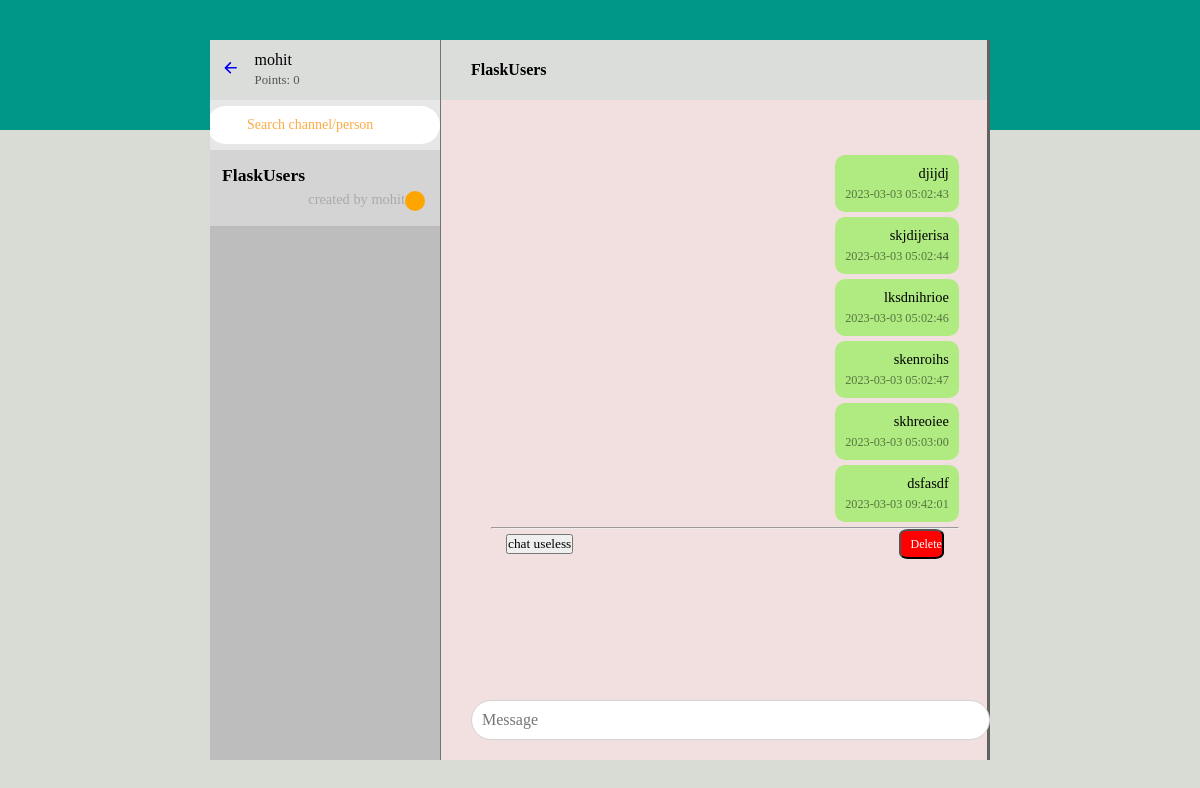
/channel/1 (signed in), run on the app's committed database.
### app.py (models this page shows, shortened)
class users(db.Model):
    id=db.Column(db.Integer,primary_key=True)                            #User ID
    username=db.Column(db.String(20), unique=True, nullable=False)       #user name
    password=db.Column(db.String(30), nullable=False)                    #user password
    balance=db.Column(db.Integer, nullable=True, default=0)              #user balance
    post=db.relationship('posts',backref='user')                         #relation#
    topic=db.relationship('channel',backref='user')
    chat=db.relationship('chats',backref='sender')
    short_message=db.relationship('short_messages',backref='sender')
    short_post=db.relationship('short_posts',backref='sender')

class channel(db.Model):
    id=db.Column(db.Integer,primary_key=True)                   #topic ID
    name=db.Column(db.String, nullable=False,unique=True)       #topic name
    creator_id=db.Column(db.Integer,db.ForeignKey('users.id'))  #creator ID

class posts(db.Model):
    id=db.Column(db.Integer,primary_key=True)                               #msg/post ID
    data=db.Column(db.String, nullable=False)                               #actuall msg
    sender_id= db.Column(db.Integer, db.ForeignKey('users.id'))             #User ID
    time = db.Column(db.DateTime, default=func.now())                       #time
    topic=db.relationship('channel',secondary=channel_post,backref=db.backref('posts',lazy='dynamic'))      #Association table->channel_post

### app.py (the view, shortened to what this page needs)
@app.route("/channel/<int:channel_id>",methods=["GET","POST"])
def channel_chat(channel_id):
    if session.get("id")==None:
        return redirect("/login")
    id=session.get("id")
    session["fun"]=request.form.get("hide")
    post_data=request.form.get("post")
    user = users.query.filter_by(id=id).first()
    try:
        current_channel=channel.query.filter_by(id=channel_id).first()
        session["channel"]=current_channel.id
    except:
        return render_template("message.html",msg="channel not found")
    if session.get("channel"):
        tables=channel.query.all()
        current_channel=channel.query.filter_by(id=channel_id).first()
        last_posts=current_channel.posts.order_by(posts.id.desc()).limit(7)
        if last_posts.count()!=0:
            last_one=last_posts[-1]
            last_id=last_one.id
            print(last_id)
            topic_posts=current_channel.posts.order_by(posts.id.asc()).filter(posts.id>=last_id).limit(7)
        else:
            topic_posts=[]
        shortPost=short_posts.query.filter_by(topic_id=channel_id).all()
        print("my work is done")
        return render_template("channel_chat.html",name=user,posts=topic_posts,topic=current_channel,tables=tables,feelings=shortPost,hide=session.get("fun"),body=session.get("body"),)
    else:
        return render_template("message.html",msg="channel don't exist")

### templates/channel_chat.html (shortened to what this page needs)
<!DOCTYPE html>
<html lang="en">
<head>
    <link rel="stylesheet" href="{{ url_for('static', filename='post.css') }}">
</head>
<body class="{{body}}">
    <div class="container" >
        <div class="leftside">
            <div class="header">
                <div class="imgtext">
                    <a href="/app" style="text-decoration: none;font-size: 1.1em; "><ion-icon name="arrow-back-outline"></ion-icon></a>
                    <h4>{{name.username}}<br><span>Points: {{name.balance}}</span></h4>
                </div>
            </div>
            <div class="search_channel">
                <div>
                    <form action="/app" method="post">
                        <input autocomplete="off" name="search" placeholder="Search channel/person" type="text" class="search_channel">
                    </form>
                </div>
            </div>
            <div class="channel_list">
                {% for table in tables: %}
                    {% if table.id == topic.id: %}
                        <div class="block active">
                            <div class="details">
                                <div class="name">
                                    <h4>{{table.name}}</h4>
                                </div>
                                <div class="message_p">
                                    <p>created by {{table.user.username}} </p>
                                    <b onclick="location.href='/delete'"></b>
                                </div>
                            </div>
                        </div>
                    {% endif %}
                {% endfor %}
            </div>
        </div>
        <div class="rightside" id="chatside">
            <div class="header">
                <div class="imgtext">
                    <h4 id="topic">{{topic.name}}<br></h4>
                </div>
            </div>
            <div class="chatbox" id="chats">
                {% for post in posts: %}
                    {% if loop.previtem is not defined: %}
                        {% if post.user.id==name.id: %}
                            <div class="message my_message">
                                <p onclick="location.href='/{{topic.id}}/prev={{post.id}}'">{{post.data}}<br><span>{{post.time}}</span></p>
                            </div>
                        {% endif %}
                    {% elif loop.nextitem is defined: %}
                        {% if post.user.id==name.id: %}
                        <div class="message my_message">
                            <p>{{post.data}}<br><span>{{post.time}}</span></p>
                        </div>
                        {% elif post.user.id==loop.previtem.user.id: %}
                            <div class="message frnd_message">
                                <p>{{post.data}}<br><span>{{post.time}}</span></p>
                            </div>
                        {% endif %}
                    {% elif loop.nextitem is not defined: %}
                        {% if post.user.id==name.id: %}
                            <div class="message my_message">
                                <p onclick="location.href='/{{topic.id}}/next={{post.id}}'">{{post.data}}<br><span>{{post.time}}</span></p>
                            </div>
                        {% elif post.user.id==loop.previtem.user.id: %}
                            <div class="message frnd_message">
                                <p onclick="location.href='/{{topic.id}}/next={{post.id}}'">{{post.data}}<br><span>{{post.time}}</span></p>
                            </div>
                        {% endif %}
                    {% endif %}
                {% endfor %}
                <hr>
                <div  class="useless">
                    <button onclick="darkfunction()" style="align-items:center;">chat useless</button>
                    <button onclick="location.href='/delete_short'" id="delete">Delete</button>
                </div>
            </div>
            <div class="chatbox_input" id="chatinput">
                <form action="/channel/{{topic.id}}" method="post" class="form">
                    <input autofocus autocomplete="off" type="text" name="post" placeholder="Message " id="text_message">
                </form>
            </div>
        </div>
    </div>
</body>
</html>

### static/post.css (style rules this page uses)
* { margin: 0; padding: 0; box-sizing: border-box; font-family: s; }
body { display: flex; justify-content: center; align-items: center; min-height: 100vh; background: linear-gradient(#009688 0%, #009688 130px, #d9dbd5 130px, #d9dbd5 100%);; }
.container { position: relative; width: 65%; max-width: 100%; height: 90vh; background: rgb(97, 97, 97); box-shadow: 0 1px 1px 0 rgba(0,0,0,0,0.06),0 2px 5px 0 rgba(0,0,0,0,0.06); display: flex; overflow: hidden; }
.container .leftside { position: relative; flex: 30%; background: rgb(143, 143, 143); border-right: 1px solid rgba(0,0,0,0.2); }
.container .rightside { position: relative; flex: 70%; background: white; }
.container .rightside::before { content:''; position: absolute; top: 0; left: 0; width: 100%; height: 100%; background-color: rgb(234, 204, 204); opacity: 0.6; }
.useless { position: relative; width: 100%; display: flex; justify-content: space-between; align-items: center; padding: 0 15px; }
#delete { cursor: pointer; background: red; color: white; min-width: 45px; height: 30px; border-radius: 20%; display: flex; justify-content: right; align-items: center; font-size: 0.75em; }
.header { position: relative; width: 100%; height: 60px; background: rgb(219, 221, 219); display: flex; justify-content: space-between; align-items: center; padding: 0 15px; }
.imgtext { position: relative; display: flex; justify-content: center; align-items: center; }
#topic { font-weight: 550; line-height: 1.2em; margin-left: 15px; }
.imgtext h4 { font-weight: 500; line-height: 1.2em; margin-left: 15px; }
.imgtext h4 span { font-size: 0.8em; color: #555; }
.search_channel { position: relative; width: 100%; height: 50px; background: rgb(231, 231, 231); display: flex; justify-content: center; align-items: center; }
.search_channel div { width: 100%; max-height: 100px; }
.search_channel div input { width: 100%; outline: none; border: none; background: white; padding: 6px; height: 38px; border-radius: 30px; font-size: 14px; padding-left: 40px; }
.search_channel div input::placeholder { color:rgb(252, 171, 66) }
.channel_list { position: relative; height: calc(100% - 110px); overflow-y: auto; background: rgb(189, 189, 189); }
.channel_list .block.active { background: #d4d4d4; }
.channel_list .block { cursor: pointer; position: relative; display: flex; align-items: center; padding: 15px; border-bottom: 1px solid rgb(187, 184, 184); background: white; }
.channel_list .block .details { position: relative; width: 100%; }
.channel_list .block .details .name { display: flex; justify-content: space-between; margin-bottom: 5px; font-size: 1.1em; color: black; }
.message_p { display: flex; justify-content: flex-end; align-items: right; }
.message_p p { color: #aaa; display: -webkit-box; -webkit-line-clamp: 1; font-size: 0.9em; -webkit-box-orient: vertical; overflow: hidden; text-overflow: ellipsis; }
.message_p b { cursor: pointer; background: orange; color: white; min-width: 20px; height: 20px; border-radius: 50%; display: flex; justify-content: center; align-items: center; font-size: 0.75em; }
.chatbox { position: relative; width: 104%; height: calc(100% - 130px); padding: 50px; padding-bottom: 10px; overflow-y: scroll; overflow-x:hidden }
.message { position: relative; display: flex; width: 100%; margin: 5px 0; }
.message p { position: relative; right: 0; text-align: right; max-width: 65%; background: #afeb81; border-radius: 10px; font-size: 0.9em; padding: 10px; }
.message p span { display: block; margin-top: 5px; font-size: 0.85em; opacity: 0.5; }
.my_message { justify-content: flex-end; }
.chatbox_input { position: relative; width: 100%; height: 60px; display: flex; justify-content: space-between; align-items: center; }
.chatbox_input .form { position: relative; width: 100%; }
.chatbox_input .form input { cursor: pointer; position: relative; width: 95%; margin: 0 30px; padding: 10px; border: 1px solid lightgray; outline: none; align-items: center; border-radius: 30px; font-size: 1em; }

### data on the page
users: username "mohit", balance "0"
channel: name "FlaskUsers", user.username "mohit"
posts: data "djijdj", time "2023-03-03 05:02:43"
posts: data "skjdijerisa", time "2023-03-03 05:02:44"
posts: data "lksdnihrioe", time "2023-03-03 05:02:46"
posts: data "skenroihs", time "2023-03-03 05:02:47"
posts: data "skhreoiee", time "2023-03-03 05:03:00"
posts: data "dsfasdf", time "2023-03-03 09:42:01"
